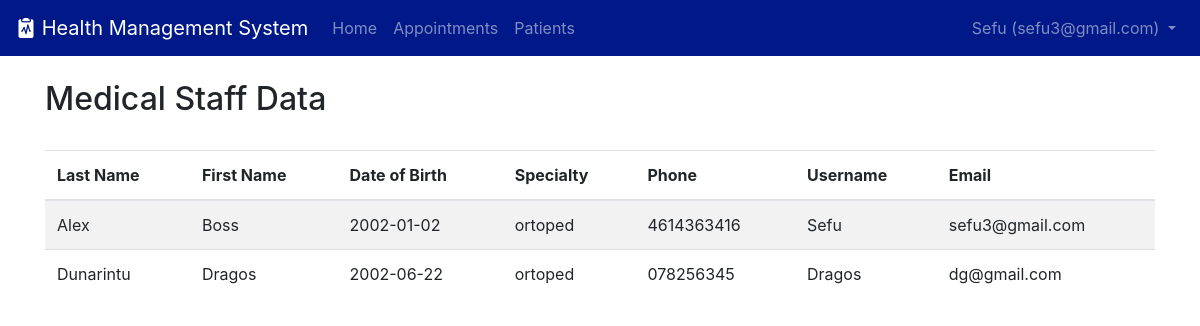
Screenshot of /physician/list.php (signed in) with the database file from the repository.
### tables this page shows
CREATE TABLE `user` (
  `id` int(11) NOT NULL,
  `username` varchar(50) DEFAULT NULL,
  `password` varchar(255) DEFAULT NULL,
  `email` varchar(100) DEFAULT NULL,
  `tip_utilizator` varchar(255) DEFAULT NULL
);

CREATE TABLE `cadru_medical` (
  `id` int(11) NOT NULL,
  `nume` varchar(50) DEFAULT NULL,
  `prenume` varchar(50) DEFAULT NULL,
  `data_nasterii` date DEFAULT NULL,
  `specialitate` varchar(255) DEFAULT NULL,
  `telefon` varchar(20) DEFAULT NULL,
  `user_id` int(11) NOT NULL
);

### physician/list.php (the view, shortened to what this page needs)
<?php
include("{$_SERVER['DOCUMENT_ROOT']}/eeris/template/header.php");
$query = "SELECT cadru_medical.nume, cadru_medical.prenume, cadru_medical.data_nasterii, cadru_medical.specialitate, cadru_medical.telefon, user.username, user.email
          FROM cadru_medical
          JOIN user ON cadru_medical.user_id = user.id";
$result = mysqli_query($con, $query);
?>
    <div class="container">
        <div class="box">
            <br><h2>Medical Staff Data</h2><br>
            <?php if (mysqli_num_rows($result) > 0): ?>
                <div class="table-container">
                    <table class="table table-striped">
                        <thead>
                            <tr>
                                <th>Last Name</th>
                                <th>First Name</th>
                                <th>Date of Birth</th>
                                <th>Specialty</th>
                                <th>Phone</th>
                                <th>Username</th>
                                <th>Email</th>
                            </tr>
                        </thead>
                        <tbody>
                            <?php while ($row = mysqli_fetch_assoc($result)): ?>
                                <tr>
                                    <td><?php echo htmlspecialchars($row['nume']); ?></td>
                                    <td><?php echo htmlspecialchars($row['prenume']); ?></td>
                                    <td><?php echo htmlspecialchars($row['data_nasterii']); ?></td>
                                    <td><?php echo htmlspecialchars($row['specialitate']); ?></td>
                                    <td><?php echo htmlspecialchars($row['telefon']); ?></td>
                                    <td><?php echo htmlspecialchars($row['username']); ?></td>
                                    <td><?php echo htmlspecialchars($row['email']); ?></td>
                                </tr>
                            <?php endwhile; ?>
                        </tbody>
                    </table>
                </div>
            <?php else: ?>
                <p>No medical staff data found.</p>
            <?php endif; ?>
        </div>
    </div>

### template/header.php (shortened to what this page needs)
<?php
if (isset($_SESSION['id'])) {
    $id = mysqli_real_escape_string($con, $_SESSION['id']);
    $user_query = "SELECT * FROM user WHERE id = '$id'";
    $user_result = mysqli_query($con, $user_query);
    if ($user_result) {
        $user = mysqli_fetch_assoc($user_result);
        $username = $user['username'];
        $user_email = $user['email'];
        $user_type = $user['tip_utilizator'];
    } else {
        die("Query Error: " . mysqli_error($con));
    }
} else {
    die("Session ID not set");
}
?>
<!DOCTYPE html>
<html lang="en">
<head>
    <link rel="stylesheet" href="https://stackpath.bootstrapcdn.com/bootstrap/4.3.1/css/bootstrap.min.css">
    <link rel="stylesheet" href="https://cdn.jsdelivr.net/npm/bootstrap-icons@1.11.3/font/bootstrap-icons.min.css">
    <link rel="stylesheet" href="/eeris/template/bootstrap.config.css">
</head>
<body>
<nav class="navbar navbar-expand-lg navbar-dark bg-dark-blue">
  <a class="navbar-brand" href="/eeris/home.php"><i class="bi bi-clipboard2-pulse-fill"></i> Health Management System</a>
  <div class="collapse navbar-collapse" id="navbarText">
    <ul class="navbar-nav ms-auto">
      <li class="nav-item">
        <a class="nav-link" href="/eeris/home.php">Home<span class="sr-only">(current)</span></a>
      </li>
    <?php if($user_type === 'pacient') : ?>
      <li class="nav-item">
        <a class="nav-link" href="/eeris/appointment/list.php">Appointments <span class="sr-only">(current)</span></a>
      </li>
      <li class="nav-item">
        <a class="nav-link" href="/eeris/exercises/list.php">Exercises<span class="sr-only">(current)</span></a>
      </li>
      <li class="nav-item">
        <a class="nav-link" href="/eeris/statistics.php">Statistics <span class="sr-only">(current)</span></a>
      </li>
    <?php elseif($user_type === 'cadru_medical') : ?>
      <li class="nav-item">
        <a class="nav-link" href="/eeris/appointment/list.php">Appointments</a>
      </li>
      <li class="nav-item">
        <a class="nav-link" href="/eeris/patient/list.php">Patients</a>
      </li>
    <?php else : ?>
      <li class="nav-item">
        <a class="nav-link" href="#">Home <span class="sr-only">(current)</span></a>
      </li>
    <?php endif; ?>
    </ul>
    <ul class="navbar-nav ml-auto justify-content-end">
      <li class="nav-item dropdown justify-content-end">
        <a class="nav-link dropdown-toggle" href="#" id="navbarDropdown" role="button" data-toggle="dropdown" aria-haspopup="true" aria-expanded="false">
          <?php echo "{$username} ({$user_email})" ?>
        </a>
      </li>
    </ul>
  </div>
</nav>

### rows the page displays
user: username "Sefu", email "sefu3@gmail.com"
cadru_medical: nume "Alex", prenume "Boss", data_nasterii "2002-01-02", specialitate "ortoped", telefon "4614363416", user.username "Sefu", user.email "sefu3@gmail.com"
cadru_medical: nume "Dunarintu", prenume "Dragos", data_nasterii "2002-06-22", specialitate "ortoped", telefon "078256345", user.username "Dragos", user.email "dg@gmail.com"
